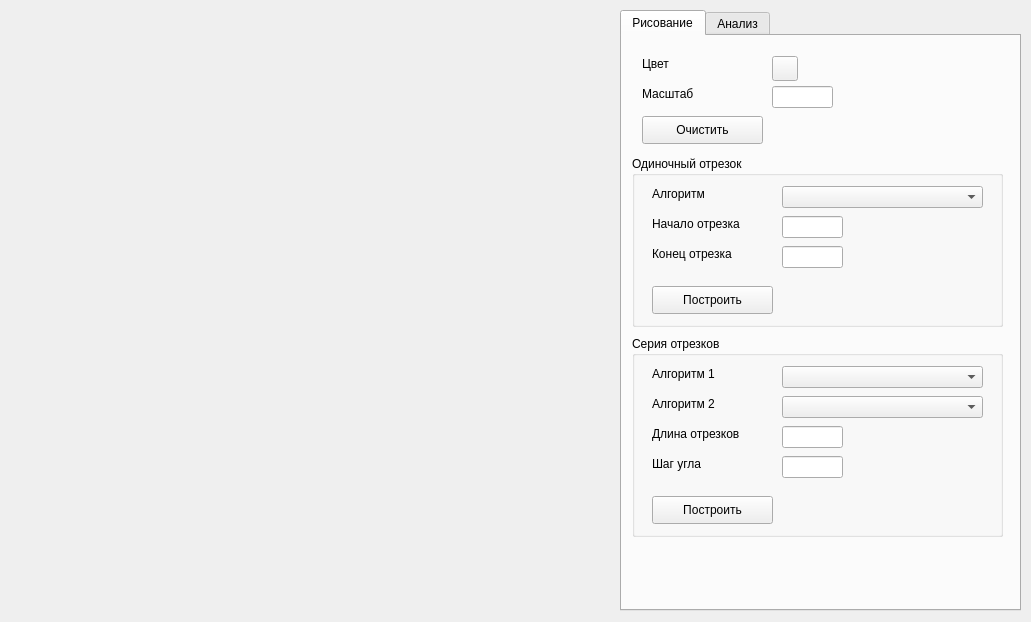
<?xml version="1.0" encoding="UTF-8"?>
<ui version="4.0">
 <class>MainWindow</class>
 <widget class="QMainWindow" name="MainWindow">
  <property name="geometry">
   <rect>
    <x>0</x>
    <y>0</y>
    <width>1031</width>
    <height>622</height>
   </rect>
  </property>
  <property name="windowTitle">
   <string>MainWindow</string>
  </property>
  <widget class="QWidget" name="centralwidget">
   <widget class="QTabWidget" name="tabWidget">
    <property name="geometry">
     <rect>
      <x>620</x>
      <y>10</y>
      <width>401</width>
      <height>601</height>
     </rect>
    </property>
    <property name="currentIndex">
     <number>0</number>
    </property>
    <widget class="QWidget" name="drawTab">
     <attribute name="title">
      <string>Рисование</string>
     </attribute>
     <widget class="QGroupBox" name="singleBox">
      <property name="geometry">
       <rect>
        <x>10</x>
        <y>120</y>
        <width>371</width>
        <height>171</height>
       </rect>
      </property>
      <property name="title">
       <string>Одиночный отрезок</string>
      </property>
      <widget class="QLabel" name="algLabel">
       <property name="geometry">
        <rect>
         <x>20</x>
         <y>30</y>
         <width>121</width>
         <height>16</height>
        </rect>
       </property>
       <property name="text">
        <string>Алгоритм</string>
       </property>
      </widget>
      <widget class="QComboBox" name="algChoice">
       <property name="geometry">
        <rect>
         <x>150</x>
         <y>30</y>
         <width>201</width>
         <height>22</height>
        </rect>
       </property>
      </widget>
      <widget class="QLabel" name="startLabel">
       <property name="geometry">
        <rect>
         <x>20</x>
         <y>60</y>
         <width>121</width>
         <height>16</height>
        </rect>
       </property>
       <property name="text">
        <string>Начало отрезка</string>
       </property>
      </widget>
      <widget class="QLineEdit" name="startInput">
       <property name="geometry">
        <rect>
         <x>150</x>
         <y>60</y>
         <width>61</width>
         <height>22</height>
        </rect>
       </property>
      </widget>
      <widget class="QLabel" name="endLabel">
       <property name="geometry">
        <rect>
         <x>20</x>
         <y>90</y>
         <width>121</width>
         <height>16</height>
        </rect>
       </property>
       <property name="text">
        <string>Конец отрезка</string>
       </property>
      </widget>
      <widget class="QLineEdit" name="endInput">
       <property name="geometry">
        <rect>
         <x>150</x>
         <y>90</y>
         <width>61</width>
         <height>22</height>
        </rect>
       </property>
      </widget>
      <widget class="QPushButton" name="singleDrawButton">
       <property name="geometry">
        <rect>
         <x>20</x>
         <y>130</y>
         <width>121</width>
         <height>28</height>
        </rect>
       </property>
       <property name="text">
        <string>Построить</string>
       </property>
      </widget>
     </widget>
     <widget class="QGroupBox" name="seriesBox">
      <property name="geometry">
       <rect>
        <x>10</x>
        <y>300</y>
        <width>371</width>
        <height>201</height>
       </rect>
      </property>
      <property name="title">
       <string>Серия отрезков</string>
      </property>
      <widget class="QLabel" name="alg1Label">
       <property name="geometry">
        <rect>
         <x>20</x>
         <y>30</y>
         <width>121</width>
         <height>16</height>
        </rect>
       </property>
       <property name="text">
        <string>Алгоритм 1</string>
       </property>
      </widget>
      <widget class="QComboBox" name="alg1Choice">
       <property name="geometry">
        <rect>
         <x>150</x>
         <y>30</y>
         <width>201</width>
         <height>22</height>
        </rect>
       </property>
      </widget>
      <widget class="QLabel" name="lengthLabel">
       <property name="geometry">
        <rect>
         <x>20</x>
         <y>90</y>
         <width>121</width>
         <height>16</height>
        </rect>
       </property>
       <property name="text">
        <string>Длина отрезков</string>
       </property>
      </widget>
      <widget class="QLineEdit" name="lengthInput">
       <property name="geometry">
        <rect>
         <x>150</x>
         <y>90</y>
         <width>61</width>
         <height>22</height>
        </rect>
       </property>
      </widget>
      <widget class="QLabel" name="angleLabel">
       <property name="geometry">
        <rect>
         <x>20</x>
         <y>120</y>
         <width>121</width>
         <height>16</height>
        </rect>
       </property>
       <property name="text">
        <string>Шаг угла</string>
       </property>
      </widget>
      <widget class="QLineEdit" name="angleInput">
       <property name="geometry">
        <rect>
         <x>150</x>
         <y>120</y>
         <width>61</width>
         <height>22</height>
        </rect>
       </property>
      </widget>
      <widget class="QPushButton" name="seriesDrawButton">
       <property name="geometry">
        <rect>
         <x>20</x>
         <y>160</y>
         <width>121</width>
         <height>28</height>
        </rect>
       </property>
       <property name="text">
        <string>Построить</string>
       </property>
      </widget>
      <widget class="QLabel" name="alg2Label">
       <property name="geometry">
        <rect>
         <x>20</x>
         <y>60</y>
         <width>121</width>
         <height>16</height>
        </rect>
       </property>
       <property name="text">
        <string>Алгоритм 2</string>
       </property>
      </widget>
      <widget class="QComboBox" name="alg2Choice">
       <property name="geometry">
        <rect>
         <x>150</x>
         <y>60</y>
         <width>201</width>
         <height>22</height>
        </rect>
       </property>
      </widget>
     </widget>
     <widget class="QPushButton" name="colorButton">
      <property name="geometry">
       <rect>
        <x>150</x>
        <y>20</y>
        <width>26</width>
        <height>25</height>
       </rect>
      </property>
      <property name="text">
       <string/>
      </property>
     </widget>
     <widget class="QLabel" name="colorLabel">
      <property name="geometry">
       <rect>
        <x>20</x>
        <y>20</y>
        <width>121</width>
        <height>16</height>
       </rect>
      </property>
      <property name="text">
       <string>Цвет</string>
      </property>
     </widget>
     <widget class="QLineEdit" name="scaleInput">
      <property name="geometry">
       <rect>
        <x>150</x>
        <y>50</y>
        <width>61</width>
        <height>22</height>
       </rect>
      </property>
     </widget>
     <widget class="QLabel" name="scaleLabel">
      <property name="geometry">
       <rect>
        <x>20</x>
        <y>50</y>
        <width>121</width>
        <height>16</height>
       </rect>
      </property>
      <property name="text">
       <string>Масштаб</string>
      </property>
     </widget>
     <widget class="QLabel" name="errorLabel">
      <property name="geometry">
       <rect>
        <x>10</x>
        <y>525</y>
        <width>371</width>
        <height>31</height>
       </rect>
      </property>
      <property name="palette">
       <palette>
        <active>
         <colorrole role="WindowText">
          <brush brushstyle="SolidPattern">
           <color alpha="255">
            <red>255</red>
            <green>0</green>
            <blue>0</blue>
           </color>
          </brush>
         </colorrole>
         <colorrole role="ButtonText">
          <brush brushstyle="SolidPattern">
           <color alpha="255">
            <red>255</red>
            <green>0</green>
            <blue>0</blue>
           </color>
          </brush>
         </colorrole>
        </active>
        <inactive>
         <colorrole role="WindowText">
          <brush brushstyle="SolidPattern">
           <color alpha="255">
            <red>255</red>
            <green>0</green>
            <blue>0</blue>
           </color>
          </brush>
         </colorrole>
         <colorrole role="ButtonText">
          <brush brushstyle="SolidPattern">
           <color alpha="255">
            <red>255</red>
            <green>0</green>
            <blue>0</blue>
           </color>
          </brush>
         </colorrole>
        </inactive>
        <disabled>
         <colorrole role="WindowText">
          <brush brushstyle="SolidPattern">
           <color alpha="255">
            <red>120</red>
            <green>120</green>
            <blue>120</blue>
           </color>
          </brush>
         </colorrole>
         <colorrole role="ButtonText">
          <brush brushstyle="SolidPattern">
           <color alpha="255">
            <red>120</red>
            <green>120</green>
            <blue>120</blue>
           </color>
          </brush>
         </colorrole>
        </disabled>
       </palette>
      </property>
      <property name="text">
       <string/>
      </property>
     </widget>
     <widget class="QPushButton" name="clearButton">
      <property name="geometry">
       <rect>
        <x>20</x>
        <y>80</y>
        <width>121</width>
        <height>28</height>
       </rect>
      </property>
      <property name="text">
       <string>Очистить</string>
      </property>
     </widget>
    </widget>
    <widget class="QWidget" name="analizeTab">
     <attribute name="title">
      <string>Анализ</string>
     </attribute>
     <widget class="QPushButton" name="timeButton">
      <property name="geometry">
       <rect>
        <x>20</x>
        <y>20</y>
        <width>361</width>
        <height>28</height>
       </rect>
      </property>
      <property name="text">
       <string>Исследование временных характеристик</string>
      </property>
     </widget>
     <widget class="QPushButton" name="stepsButton">
      <property name="geometry">
       <rect>
        <x>20</x>
        <y>100</y>
        <width>361</width>
        <height>28</height>
       </rect>
      </property>
      <property name="text">
       <string>Исследование ступенчатости</string>
      </property>
     </widget>
     <widget class="QLineEdit" name="lengthMInput">
      <property name="geometry">
       <rect>
        <x>150</x>
        <y>70</y>
        <width>61</width>
        <height>22</height>
       </rect>
      </property>
     </widget>
     <widget class="QLabel" name="lengthMLabel">
      <property name="geometry">
       <rect>
        <x>20</x>
        <y>70</y>
        <width>121</width>
        <height>16</height>
       </rect>
      </property>
      <property name="text">
       <string>Длина отрезка</string>
      </property>
     </widget>
    </widget>
   </widget>
   <widget class="QLabel" name="canvas">
    <property name="geometry">
     <rect>
      <x>10</x>
      <y>10</y>
      <width>600</width>
      <height>600</height>
     </rect>
    </property>
    <property name="palette">
     <palette>
      <active>
       <colorrole role="Base">
        <brush brushstyle="SolidPattern">
         <color alpha="255">
          <red>85</red>
          <green>0</green>
          <blue>0</blue>
         </color>
        </brush>
       </colorrole>
       <colorrole role="Window">
        <brush brushstyle="SolidPattern">
         <color alpha="255">
          <red>255</red>
          <green>255</green>
          <blue>255</blue>
         </color>
        </brush>
       </colorrole>
      </active>
      <inactive>
       <colorrole role="Base">
        <brush brushstyle="SolidPattern">
         <color alpha="255">
          <red>85</red>
          <green>0</green>
          <blue>0</blue>
         </color>
        </brush>
       </colorrole>
       <colorrole role="Window">
        <brush brushstyle="SolidPattern">
         <color alpha="255">
          <red>255</red>
          <green>255</green>
          <blue>255</blue>
         </color>
        </brush>
       </colorrole>
      </inactive>
      <disabled>
       <colorrole role="Base">
        <brush brushstyle="SolidPattern">
         <color alpha="255">
          <red>255</red>
          <green>255</green>
          <blue>255</blue>
         </color>
        </brush>
       </colorrole>
       <colorrole role="Window">
        <brush brushstyle="SolidPattern">
         <color alpha="255">
          <red>255</red>
          <green>255</green>
          <blue>255</blue>
         </color>
        </brush>
       </colorrole>
      </disabled>
     </palette>
    </property>
    <property name="text">
     <string/>
    </property>
   </widget>
  </widget>
 </widget>
 <resources/>
 <connections/>
</ui>
